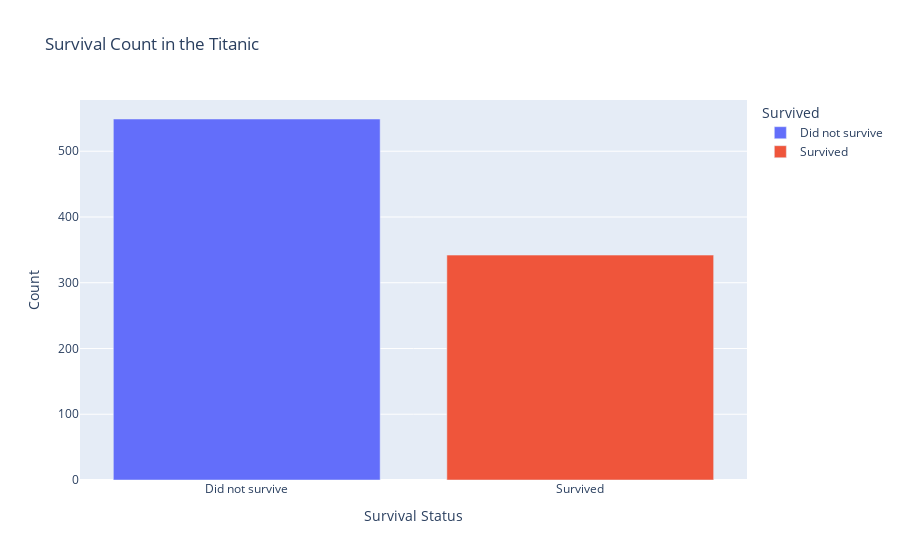

Write notebook code for a chart like this one.
### Code cell
# Create the bar chart using Plotly Express
# Use the 'Survived' column to assign different colors to each bar
fig = px.bar(counts_df, x='Survived', y='Count', title='Survival Count in the Titanic', color='Survived')

# Customize axes labels
fig.update_layout(
    xaxis_title="Survival Status",
    yaxis_title="Count",
    xaxis={'categoryorder':'total descending'}
)

# Update layout for a nicer look
fig.update_layout(showlegend=True)  

# Show the plot
fig.show()

### Figure 1 — Plotly figure (JSON) as saved in the notebook; plotly's stock layout.template omitted (floating-point values rounded to 4 significant figures)
{"data": [{"alignmentgroup": "True", "hovertemplate": "Survived=%{x}<br>Count=%{y}<extra></extra>", "legendgroup": "Did not survive", "marker": {"color": "#636efa", "pattern": {"shape": ""}}, "name": "Did not survive", "offsetgroup": "Did not survive", "orientation": "v", "showlegend": true, "textposition": "auto", "type": "bar", "x": ["Did not survive"], "xaxis": "x", "y": [549], "yaxis": "y"}, {"alignmentgroup": "True", "hovertemplate": "Survived=%{x}<br>Count=%{y}<extra></extra>", "legendgroup": "Survived", "marker": {"color": "#EF553B", "pattern": {"shape": ""}}, "name": "Survived", "offsetgroup": "Survived", "orientation": "v", "showlegend": true, "textposition": "auto", "type": "bar", "x": ["Survived"], "xaxis": "x", "y": [342], "yaxis": "y"}], "layout": {"barmode": "relative", "legend": {"title": {"text": "Survived"}, "tracegroupgap": 0}, "showlegend": true, "title": {"text": "Survival Count in the Titanic"}, "xaxis": {"anchor": "y", "categoryarray": ["Did not survive", "Survived"], "categoryorder": "total descending", "domain": [0, 1], "title": {"text": "Survival Status"}}, "yaxis": {"anchor": "x", "domain": [0, 1], "title": {"text": "Count"}}}}
